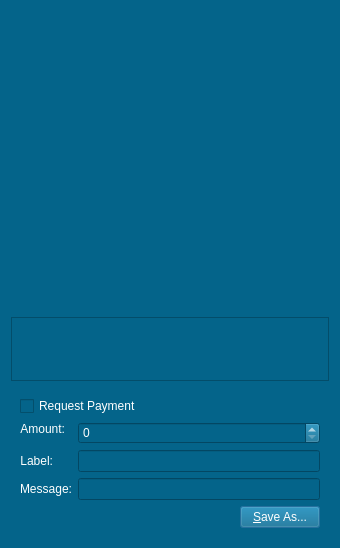
<?xml version="1.0" encoding="UTF-8"?>
<ui version="4.0">
 <class>QRCodeDialog</class>
 <widget class="QDialog" name="QRCodeDialog">
  <property name="geometry">
   <rect>
    <x>0</x>
    <y>0</y>
    <width>340</width>
    <height>548</height>
   </rect>
  </property>
  <property name="windowTitle">
   <string>QR Code Dialog</string>
  </property>
  <property name="styleSheet">
   <string notr="true">background-color:#04648A;
color:white;</string>
  </property>
  <layout class="QVBoxLayout" name="verticalLayout_3">
   <item>
    <widget class="QLabel" name="lblQRCode">
     <property name="sizePolicy">
      <sizepolicy hsizetype="Expanding" vsizetype="Expanding">
       <horstretch>0</horstretch>
       <verstretch>0</verstretch>
      </sizepolicy>
     </property>
     <property name="minimumSize">
      <size>
       <width>300</width>
       <height>300</height>
      </size>
     </property>
     <property name="font">
      <font>
       <family>Segoe UI</family>
      </font>
     </property>
     <property name="textFormat">
      <enum>Qt::PlainText</enum>
     </property>
     <property name="alignment">
      <set>Qt::AlignCenter</set>
     </property>
     <property name="wordWrap">
      <bool>true</bool>
     </property>
    </widget>
   </item>
   <item>
    <widget class="QPlainTextEdit" name="outUri">
     <property name="sizePolicy">
      <sizepolicy hsizetype="Expanding" vsizetype="Minimum">
       <horstretch>0</horstretch>
       <verstretch>0</verstretch>
      </sizepolicy>
     </property>
     <property name="minimumSize">
      <size>
       <width>0</width>
       <height>50</height>
      </size>
     </property>
     <property name="font">
      <font>
       <family>Segoe UI</family>
      </font>
     </property>
     <property name="tabChangesFocus">
      <bool>true</bool>
     </property>
     <property name="textInteractionFlags">
      <set>Qt::TextSelectableByKeyboard|Qt::TextSelectableByMouse</set>
     </property>
    </widget>
   </item>
   <item>
    <widget class="QWidget" name="widget" native="true">
     <property name="font">
      <font>
       <family>Segoe UI</family>
      </font>
     </property>
     <layout class="QVBoxLayout" name="verticalLayout_2">
      <item>
       <widget class="QCheckBox" name="chkReqPayment">
        <property name="enabled">
         <bool>true</bool>
        </property>
        <property name="font">
         <font>
          <family>Segoe UI</family>
         </font>
        </property>
        <property name="text">
         <string>Request Payment</string>
        </property>
       </widget>
      </item>
      <item>
       <layout class="QFormLayout" name="formLayout">
        <property name="fieldGrowthPolicy">
         <enum>QFormLayout::AllNonFixedFieldsGrow</enum>
        </property>
        <item row="1" column="0">
         <widget class="QLabel" name="lblLabel">
          <property name="font">
           <font>
            <family>Segoe UI</family>
           </font>
          </property>
          <property name="text">
           <string>Label:</string>
          </property>
          <property name="textFormat">
           <enum>Qt::PlainText</enum>
          </property>
          <property name="alignment">
           <set>Qt::AlignRight|Qt::AlignTrailing|Qt::AlignVCenter</set>
          </property>
          <property name="buddy">
           <cstring>lnLabel</cstring>
          </property>
         </widget>
        </item>
        <item row="1" column="1">
         <widget class="QLineEdit" name="lnLabel">
          <property name="font">
           <font>
            <family>Segoe UI</family>
           </font>
          </property>
         </widget>
        </item>
        <item row="2" column="0">
         <widget class="QLabel" name="lblMessage">
          <property name="font">
           <font>
            <family>Segoe UI</family>
           </font>
          </property>
          <property name="text">
           <string>Message:</string>
          </property>
          <property name="textFormat">
           <enum>Qt::PlainText</enum>
          </property>
          <property name="alignment">
           <set>Qt::AlignRight|Qt::AlignTrailing|Qt::AlignVCenter</set>
          </property>
          <property name="buddy">
           <cstring>lnMessage</cstring>
          </property>
         </widget>
        </item>
        <item row="2" column="1">
         <widget class="QLineEdit" name="lnMessage">
          <property name="font">
           <font>
            <family>Segoe UI</family>
           </font>
          </property>
         </widget>
        </item>
        <item row="0" column="0">
         <widget class="QLabel" name="lblAmount">
          <property name="sizePolicy">
           <sizepolicy hsizetype="Preferred" vsizetype="Maximum">
            <horstretch>0</horstretch>
            <verstretch>0</verstretch>
           </sizepolicy>
          </property>
          <property name="font">
           <font>
            <family>Segoe UI</family>
           </font>
          </property>
          <property name="text">
           <string>Amount:</string>
          </property>
          <property name="textFormat">
           <enum>Qt::PlainText</enum>
          </property>
          <property name="alignment">
           <set>Qt::AlignRight|Qt::AlignTrailing|Qt::AlignVCenter</set>
          </property>
          <property name="buddy">
           <cstring>lnReqAmount</cstring>
          </property>
         </widget>
        </item>
        <item row="0" column="1">
         <widget class="BitcoinAmountField" name="lnReqAmount">
          <property name="enabled">
           <bool>false</bool>
          </property>
          <property name="minimumSize">
           <size>
            <width>80</width>
            <height>0</height>
           </size>
          </property>
          <property name="font">
           <font>
            <family>Segoe UI</family>
           </font>
          </property>
         </widget>
        </item>
       </layout>
      </item>
      <item>
       <layout class="QHBoxLayout" name="horizontalLayout">
        <item>
         <spacer name="horizontalSpacer">
          <property name="font">
           <font>
            <family>Segoe UI</family>
           </font>
          </property>
          <property name="orientation">
           <enum>Qt::Horizontal</enum>
          </property>
          <property name="sizeHint" stdset="0">
           <size>
            <width>40</width>
            <height>20</height>
           </size>
          </property>
         </spacer>
        </item>
        <item>
         <widget class="QPushButton" name="btnSaveAs">
          <property name="font">
           <font>
            <family>Segoe UI</family>
           </font>
          </property>
          <property name="text">
           <string>&amp;Save As...</string>
          </property>
         </widget>
        </item>
       </layout>
      </item>
     </layout>
    </widget>
   </item>
  </layout>
 </widget>
 <customwidgets>
  <customwidget>
   <class>BitcoinAmountField</class>
   <extends>QSpinBox</extends>
   <header>bitcoinamountfield.h</header>
  </customwidget>
 </customwidgets>
 <resources/>
 <connections>
  <connection>
   <sender>chkReqPayment</sender>
   <signal>clicked(bool)</signal>
   <receiver>lnReqAmount</receiver>
   <slot>setEnabled(bool)</slot>
   <hints>
    <hint type="sourcelabel">
     <x>92</x>
     <y>285</y>
    </hint>
    <hint type="destinationlabel">
     <x>98</x>
     <y>311</y>
    </hint>
   </hints>
  </connection>
 </connections>
</ui>
